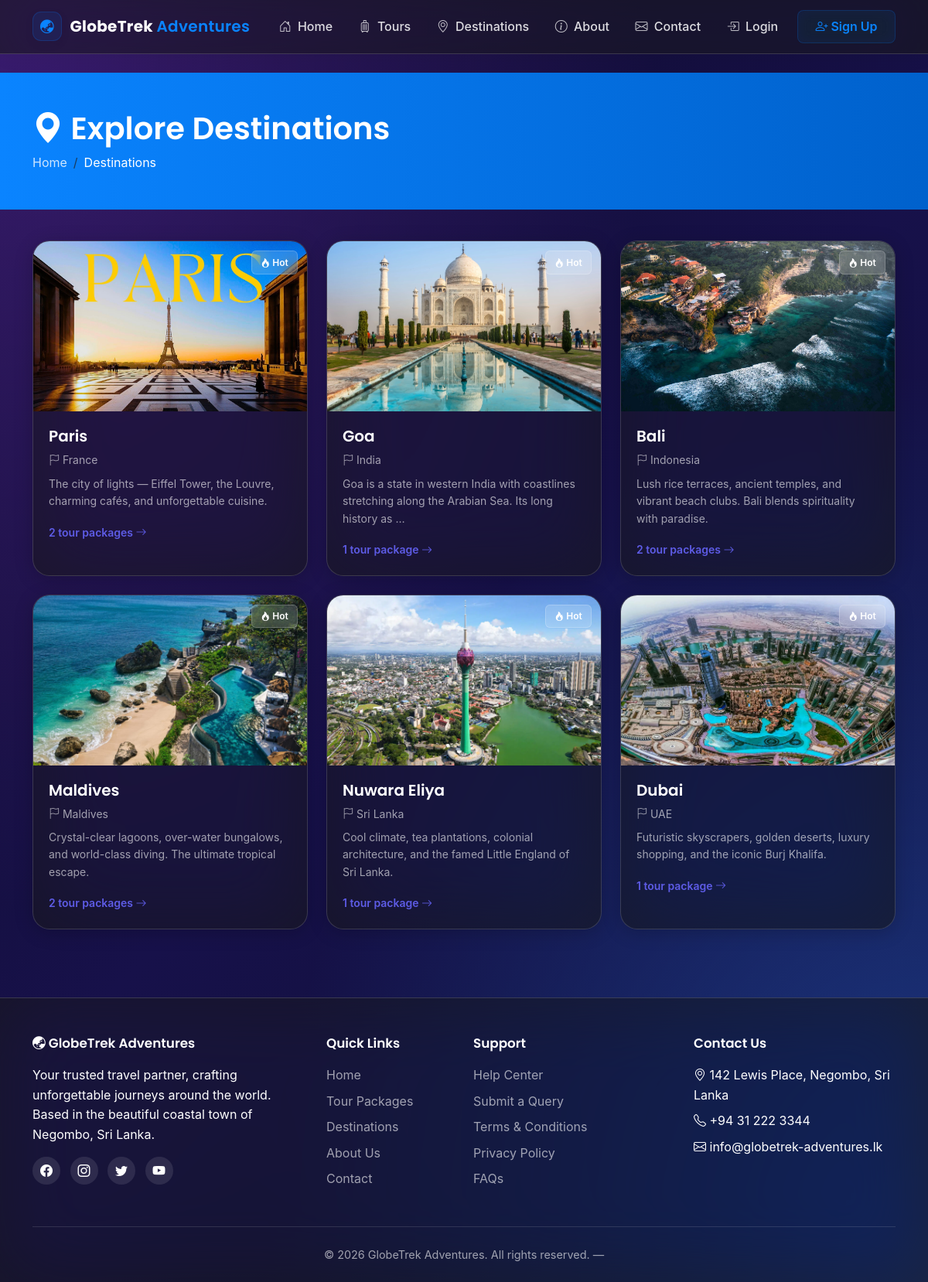
Screenshot of /tours/destinations/ with the database file from the repository.
### apps/tours/models.py (models this page shows, shortened)
class Destination(models.Model):
    name = models.CharField(max_length=100)
    country = models.CharField(max_length=80)
    description = models.TextField()
    image = models.ImageField(upload_to='destinations/', blank=True, null=True)
    featured = models.BooleanField(
        default=False,
        help_text='Tick to show this destination on the homepage.',
    )
    created_at = models.DateTimeField(auto_now_add=True)
    class Meta:
        ordering = ['name']

### apps/tours/views.py (the view)
# urls.py: path('destinations/', views.destination_list, name='destination_list'),
def destination_list(request):
    destinations = Destination.objects.all().order_by('country', 'name')
    return render(request, 'tours/destination_list.html', {
        'destinations': destinations,
    })

### apps/core/context_processors.py (called while the page is built)
def site_meta(request):
    return {
        'COMPANY_NAME': settings.COMPANY_NAME,
        'COMPANY_ADDRESS': settings.COMPANY_ADDRESS,
        'COMPANY_PHONE': settings.COMPANY_PHONE,
        'COMPANY_EMAIL': settings.COMPANY_EMAIL,
    }

### templates/tours/destination_list.html (shortened to what this page needs)
{% extends 'base.html' %}
{% block content %}
<div class="page-header">
    <div class="container">
        <h1><i class="bi bi-geo-alt-fill"></i> Explore Destinations</h1>
        <nav>
            <ol class="breadcrumb">
                <li class="breadcrumb-item"><a href="{% url 'core:home' %}">Home</a></li>
                <li class="breadcrumb-item active">Destinations</li>
            </ol>
        </nav>
    </div>
</div>
<div class="container">
    {% if destinations %}
    <div class="row g-4">
        {% for d in destinations %}
        <div class="col-lg-4 col-md-6">
            <a href="{% url 'tours:destination_detail' d.id %}" class="text-decoration-none text-dark">
                <div class="card h-100 position-relative">
                    {% if d.featured %}<span class="badge-featured"><i class="bi bi-fire"></i> Hot</span>{% endif %}
                    {% if d.image %}
                        <img src="{{ d.image.url }}" class="card-img-top" alt="{{ d.name }}">
                    {% else %}
                        <img src="https://placehold.co/600x400/4F46E5/ffffff?text={{ d.name|urlencode }}" class="card-img-top" alt="{{ d.name }}">
                    {% endif %}
                    <div class="card-body">
                        <h5 class="card-title">{{ d.name }}</h5>
                        <p class="text-muted small mb-2"><i class="bi bi-flag"></i> {{ d.country }}</p>
                        <p class="card-text text-muted small">{{ d.description|truncatewords:18 }}</p>
                        <span class="text-indigo small fw-semibold">{{ d.packages.count }} tour package{{ d.packages.count|pluralize }} <i class="bi bi-arrow-right"></i></span>
                    </div>
                </div>
            </a>
        </div>
        {% endfor %}
    </div>
    {% else %}
    <div class="text-center py-5 text-muted">
        <i class="bi bi-geo" style="font-size: 4rem;"></i>
        <p class="mt-3">Destinations coming soon!</p>
    </div>
    {% endif %}
</div>
{% endblock %}

### static/css/style.css (style rules this page uses)
:root { --primary: #0A84FF; --primary-dark: #0061CC; --primary-light: #5E5CE6; --accent: #BF5AF2; --bg-tint: rgba(0, 0, 0, 0.2); --bg-white: rgba(255, 255, 255, 0.1); --text-dark: #FFFFFF; --text-muted: rgba(255, 255, 255, 0.6); --success: #32D74B; --danger: #FF453A; --warning: #FF9F0A; --shadow-soft: 0 4px 24px 0 rgba(0, 0, 0, 0.2); --shadow-hover: 0 12px 40px 0 rgba(0, 0, 0, 0.3); --glass-border: rgba(255, 255, 255, 0.15); --glass-bg: rgba(25, 25, 25, 0.65); --radius: 22px; --bs-body-color: var(--text-dark); }
* { box-sizing: border-box; }
body { font-family: -apple-system, BlinkMacSystemFont, "Segoe UI", Roboto, Helvetica, Arial, sans-serif, "Apple Color Emoji", "Segoe UI Emoji", "Segoe UI Symbol"; background: radial-gradient(ellipse at top left, #3A1C71 0%, transparent 50%), radial-gradient(ellipse at bottom right, #1E3A8A 0%, transparent 50%), linear-gradient(135deg, #100C2A 0%, #17114A 50%, #0B1032 100%); background-size: cover; background-attachment: fixed; color: var(--text-dark); line-height: 1.6; margin: 0; padding: 0; min-height: 100vh; }
h1, h2, h3, h4, h5, h6 { font-family: 'Poppins', sans-serif; font-weight: 600; color: var(--text-dark); }
a { color: var(--primary); text-decoration: none; transition: color 0.2s ease; }
.card { border: 1px solid var(--glass-border); background: var(--glass-bg); backdrop-filter: blur(48px) saturate(200%); -webkit-backdrop-filter: blur(48px) saturate(200%); border-radius: var(--radius); box-shadow: var(--shadow-soft); transition: transform 0.3s ease, box-shadow 0.3s ease, background 0.3s ease; overflow: hidden; }
.card-img-top { height: 220px; object-fit: cover; width: 100%; }
.card-title { font-family: 'Poppins', sans-serif; font-weight: 600; color: var(--text-dark); }
.card-body { padding: 1.25rem; color: var(--text-dark); }
.text-muted { color: var(--text-muted) !important; }
.badge-featured { background: rgba(255, 255, 255, 0.15); backdrop-filter: blur(10px); -webkit-backdrop-filter: blur(10px); border: 1px solid rgba(255, 255, 255, 0.2); color: var(--text-dark); position: absolute; top: 12px; right: 12px; padding: 0.3rem 0.7rem; border-radius: 6px; font-size: 0.75rem; font-weight: 600; z-index: 2; }
.text-indigo { color: var(--primary-light) !important; }
.page-header { background: linear-gradient(90deg, var(--primary) 0%, var(--primary-dark) 100%); color: #fff; padding: 3rem 0; margin-bottom: 2.5rem; }
.page-header h1 { color: #fff; margin: 0; }
.page-header .breadcrumb { background: transparent; margin: 0.5rem 0 0; padding: 0; }
.page-header .breadcrumb-item a { color: rgba(255, 255, 255, 0.8); }
.page-header .breadcrumb-item.active { color: #fff; }

### rows the page displays
Destination: featured True (drawn), image (placeholder picture), name "Paris", country "France", description "The city of lights — Eiffel Tower, the Louvre, charming cafés, and unforgettable cuisine.", packages.count "2"
Destination: featured True (drawn), image (picture), name "Goa", country "India", description "Goa is a state in western India with coastlines stretching along the Arabian Sea. Its long history as …", packages.count "1"
Destination: featured True (drawn), image (picture), name "Bali", country "Indonesia", description "Lush rice terraces, ancient temples, and vibrant beach clubs. Bali blends spirituality with paradise.", packages.count "2"
Destination: featured True (drawn), image (picture), name "Maldives", country "Maldives", description "Crystal-clear lagoons, over-water bungalows, and world-class diving. The ultimate tropical escape.", packages.count "2"
Destination: featured True (drawn), image (picture), name "Nuwara Eliya", country "Sri Lanka", description "Cool climate, tea plantations, colonial architecture, and the famed Little England of Sri Lanka.", packages.count "1"
Destination: featured True (drawn), image (picture), name "Dubai", country "UAE", description "Futuristic skyscrapers, golden deserts, luxury shopping, and the iconic Burj Khalifa.", packages.count "1"

### other values shown
{{ COMPANY_ADDRESS }} "142 Lewis Place, Negombo, Sri Lanka"
{{ COMPANY_PHONE }} "+94 31 222 3344"
{{ COMPANY_EMAIL }} "info@globetrek-adventures.lk"
{{ COMPANY_NAME }} "GlobeTrek Adventures"
